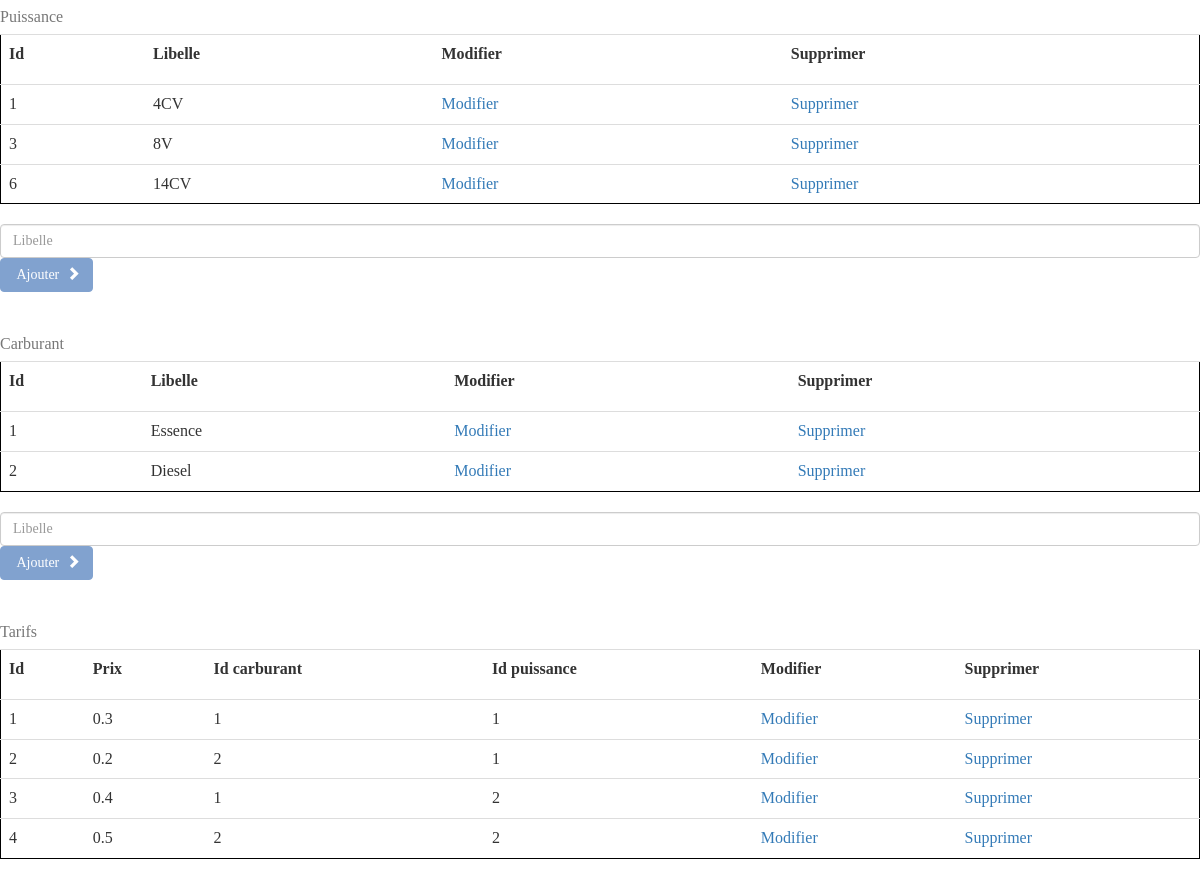
Page /Modifier.php on the committed database.
### tables this page shows
CREATE TABLE IF NOT EXISTS `puissance` (
  `ID` int(11) NOT NULL AUTO_INCREMENT,
  `LIBELLE` varchar(20) NOT NULL,
  PRIMARY KEY (`ID`)
);

CREATE TABLE IF NOT EXISTS `carburant` (
  `ID` int(11) NOT NULL AUTO_INCREMENT,
  `LIBELLE` varchar(100) NOT NULL,
  PRIMARY KEY (`ID`)
);

CREATE TABLE IF NOT EXISTS `tarifs` (
  `ID` int(11) NOT NULL AUTO_INCREMENT,
  `IDPUISSANCE` int(100) NOT NULL,
  `IDCARBURANT` int(100) NOT NULL,
  `PRIX` float NOT NULL,
  PRIMARY KEY (`ID`)
);

### Modifier.php (the view, shortened to what this page needs)
<link href="style/css/bootstrap.css" rel="stylesheet" />
<?php
$bd = new PDO('mysql:host=localhost;dbname=gsb', 'root','');
$query = "SELECT * FROM puissance";
$result = $bd->query($query);
?>
<table class="table">
    <caption>Puissance</caption>
    <tr>
        <th><p class="text-error">Id</p></th>
        <th><p class="text-error">Libelle</p></th>
        <th><p class="text-error">Modifier</p></th>
        <th><p class="text-error">Supprimer</p></th>
    </tr>
    <?php
    while ($row = $result->fetch(PDO::FETCH_ASSOC)) {?>
        <tr>
             <td><?php echo $row['ID']; ?></td>
            <?php
            if ($row['ID'] != $_GET["id"] || $_GET["idTableau"] == "carburant")
            {
                echo "<td>";
                echo $row['LIBELLE'];
                echo '<td><a href="Modifier.php?idTableau=puissance&id='.$row['ID'].'">Modifier</a></td>';
                echo "</td>";
            } ?>
            <td><?php echo '<a href="Accueil.php?action=delete&table=puissance&id='.$row['ID'].'">Supprimer</a>'; ?></td>
    <?php } ?>
        </tr>
</table>
<form method="post">
    <div class="form-group">
        <input type="text" placeholder="Libelle" class="form-control" required="" aria-required="true" name="libellePuissance">
        <button type="submit" class="btn btn-info" name="submitPuissance"></span>&nbsp;Ajouter&nbsp;&nbsp;<span class="glyphicon glyphicon-chevron-right" ></span></button>
    </div>
</form><br/>
<?php
$query = "SELECT * FROM carburant";
$result = $bd->query($query);
?>
<table class="table">
    <caption>Carburant</caption>
    <tr>
        <th><p class="text-error">Id</p></th>
        <th><p class="text-error">Libelle</p></th>
        <th><p class="text-error">Modifier</p></th>
        <th><p class="text-error">Supprimer</p></th>
    </tr>
    <?php
    while ($row = $result->fetch(PDO::FETCH_ASSOC)) {
        echo "<tr>";
        echo "<td>";
        echo $row['ID'];
        echo "</td>";
        if ($row['ID'] != $_GET["id"] || $_GET["idTableau"] == "puissance")
        {
            echo "<td>";
            echo $row['LIBELLE'];
            echo '<td><a href="Modifier.php?idTableau=carburant&id='.$row['ID'].'">Modifier</a></td>';
            echo "</td>";
        }
        echo '<td><a href="Accueil.php?action=delete&table=carburant&id='.$row['ID'].'">Supprimer</a>';
        echo "</td>";
    }?>
    </tr>
</table>
<form method="post">
    <div class="form-group">
        <input type="text" placeholder="Libelle" class="form-control" required="" aria-required="true" name="libelleCarburant">
        <button type="submit" class="btn btn-info" name="submitCarburant"></span>&nbsp;Ajouter&nbsp;&nbsp;<span class="glyphicon glyphicon-chevron-right" ></span></button>
    </div>
</form><br/>
<?php
$query = "SELECT * FROM tarifs";
$result = $bd->query($query);
?>
<table class="table">
    <caption>Tarifs</caption>
    <tr>
        <th><p class="text-error">Id</p></th>
        <th><p class="text-error">Prix</p></th>
        <th><p class="text-error">Id carburant</p></th>
        <th><p class="text-error">Id puissance</p></th>
        <th><p class="text-error">Modifier</p></th>
        <th><p class="text-error">Supprimer</p></th>
    </tr>
    <?php
    while ($row = $result->fetch(PDO::FETCH_ASSOC)) {?>
        <tr>
            <td><?php echo $row['ID']; ?></td>
            <td><?php echo $row['PRIX']; ?></td>
            <td><?php echo $row['IDCARBURANT']; ?></td>
            <td><?php echo $row['IDPUISSANCE']; ?> </td>
            <td><?php echo '<a href="Accueil.php?action=edit&table=tarifs&id='.$row['ID'].'">Modifier</a>'; ?></td>
            <td><?php echo '<a href="Accueil.php?action=delete&table=tarifs&id='.$row['ID'].'">Supprimer</a>'; ?></td>
    <?php } ?>
        </tr>
</table><br/>

### rows in the picture
puissance: ID "1", LIBELLE "4CV"
puissance: ID "3", LIBELLE "8V"
puissance: ID "6", LIBELLE "14CV"
carburant: ID "1", LIBELLE "Essence"
carburant: ID "2", LIBELLE "Diesel"
tarifs: ID "1", PRIX "0.3", IDCARBURANT "1", IDPUISSANCE "1"
tarifs: ID "2", PRIX "0.2", IDCARBURANT "2", IDPUISSANCE "1"
tarifs: ID "3", PRIX "0.4", IDCARBURANT "1", IDPUISSANCE "2"
tarifs: ID "4", PRIX "0.5", IDCARBURANT "2", IDPUISSANCE "2"
